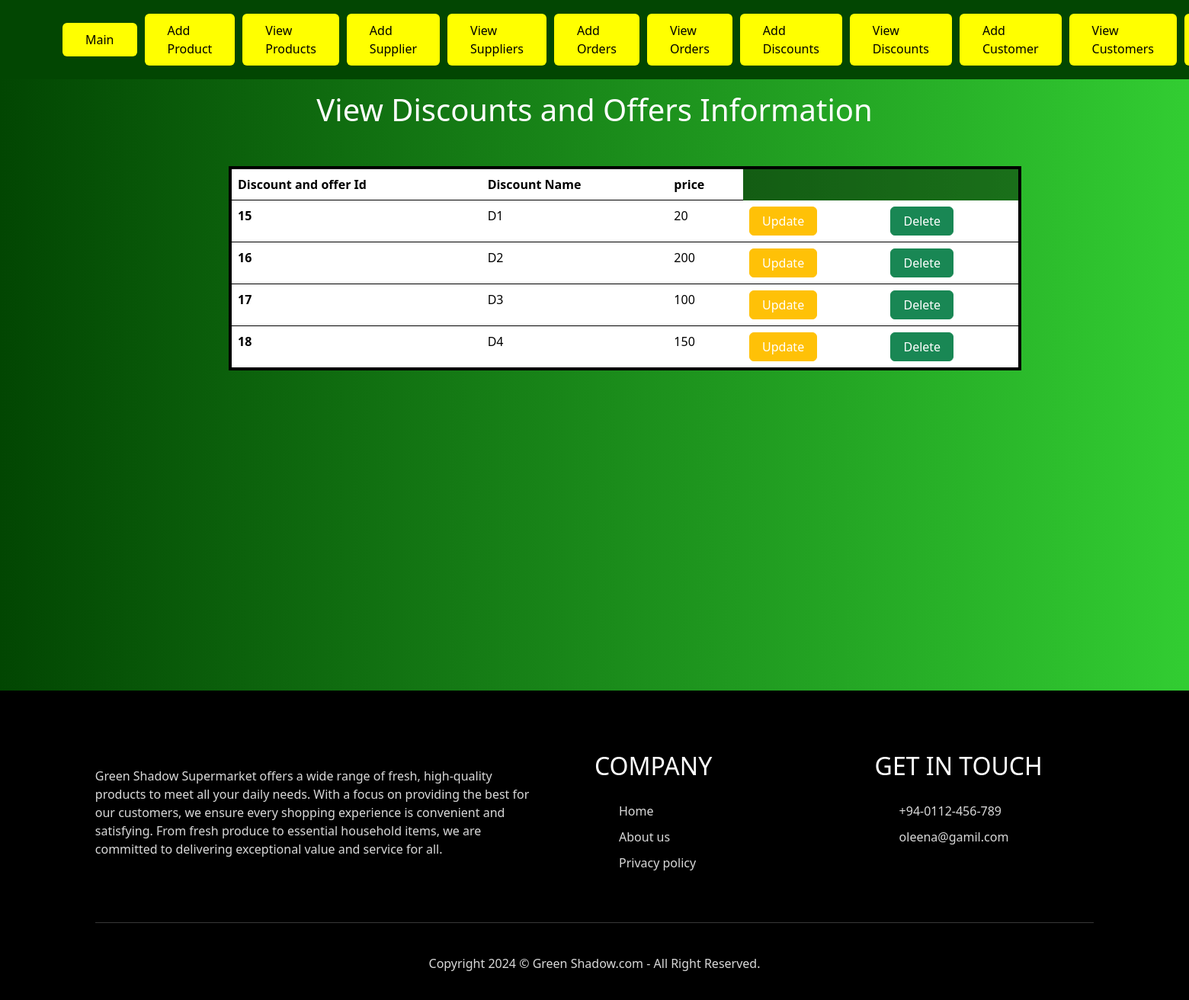
The page /Admin/DiscountsAndOffers/ViewDiscountsOfferce.php on the database its author committed.
### tables this page shows
CREATE TABLE `discountsandofferce` (
  `Discount_ID` int(255) NOT NULL,
  `discount_name` varchar(20) NOT NULL,
  `price` int(100) NOT NULL,
  `s_ID` int(255) NOT NULL,
  `user_name` varchar(255) NOT NULL
);

### Admin/DiscountsAndOffers/ViewDiscountsOfferce.php (the view, shortened to what this page needs)
<?php
include "../../connection.php";
?>
<!DOCTYPE html>
<html lang="en">
<head>
    <link href="https://cdn.jsdelivr.net/npm/bootstrap@5.3.3/dist/css/bootstrap.min.css" rel="stylesheet"
>
        <link rel="stylesheet" href="Discount.css">
</head>
<body>
<?php
        include "NavBar.php";
?>
<div class="my-3">
        <h1 class="text-center">View Discounts and Offers Information</h1>
    </div>
        <div class="mt-4 col-xl-8">
        <table class="table" id="table">
                <thead>
                    <tr>
                        <th scope="col">Discount and offer Id</th>
                        <th scope="col">Discount Name</th>
                        <th scope="col">price</th>
                    </tr>
                </thead>
                <tbody>
                    <tr>
                        <?php
                            $fetch="SELECT* FROM `discountsandofferce`";
                            $result=$con->query($fetch);
                            if($result->num_rows > 0) {
                                while($row = $result->fetch_assoc()) {
                                    $Discount_ID=$row["Discount_ID"];
                                    $discount_name=$row["discount_name"];
                                    $price=$row["price"];
                        ?>
                        <th><?php echo $Discount_ID;?></th>
                        <td><?php echo $discount_name;?></td>
                        <td><?php echo $price;?></td>
                        <td>
                            <button class="btn btn-warning px-3" id="submit1"><a href="UpdateDiscountsOffers.php?id=<?php echo $Discount_ID;?>" style="text-decoration:none; color:white;">Update</a></button>
                        </td>
                        <td>
                            <button class="btn btn-success px-3" id="submit3"><a href="DeleteDiscountsOffers1.php?ID=<?php echo $Discount_ID;?>" style="text-decoration:none; color:white;">Delete</a></button>
                        </td>
                    </tr>
                    <?php }}?>
                </tbody>
            </table>
        </div>
        <?php
        include "../../Footer.php";
        ?>
</body>
</html>

### Admin/DiscountsAndOffers/Discount.css (style rules this page uses)
body { background: linear-gradient(to right, #024602,#32CD32); color:white; }
#table { margin-left: 300px; margin-top: 50px; border: 4px solid #000; border-radius: 10px; padding: 45px; background-color:rgba(0,0,0,0.4); }

### rows shown on the page
discountsandofferce: Discount_ID "15", discount_name "D1", price "20"
discountsandofferce: Discount_ID "16", discount_name "D2", price "200"
discountsandofferce: Discount_ID "17", discount_name "D3", price "100"
discountsandofferce: Discount_ID "18", discount_name "D4", price "150"
